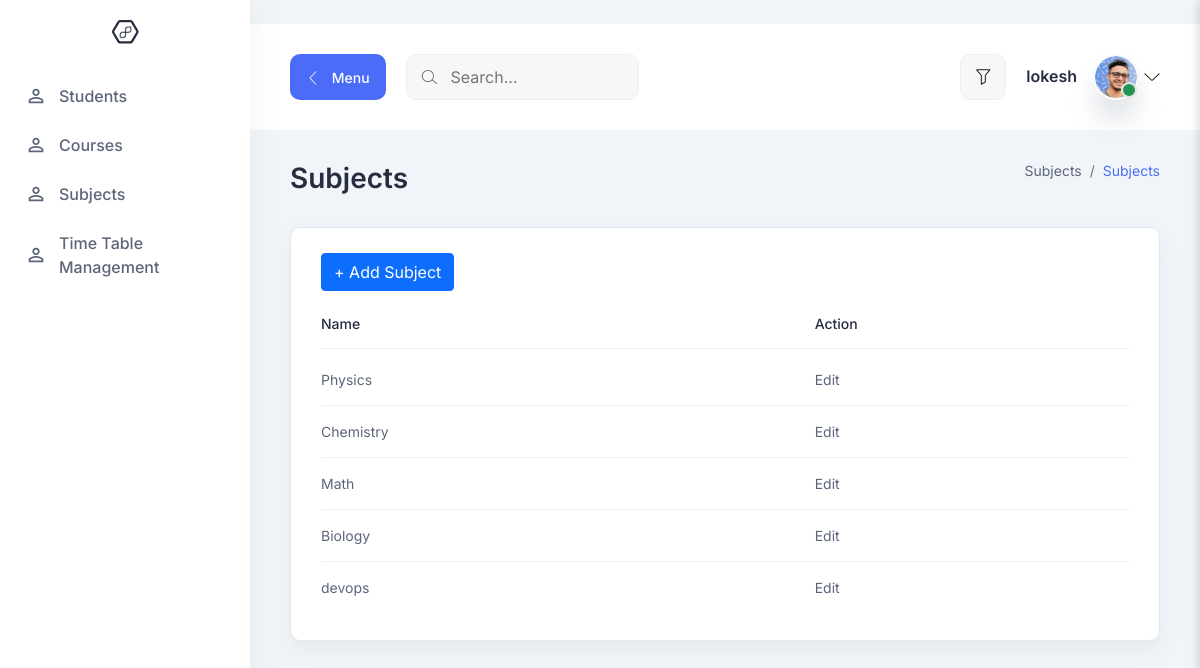
The app's page /all-subjects (signed in) with its own data.
### src/models.py (models this page shows, shortened)
class subject(models.Model):
    subject_name = models.CharField(max_length=100)

### src/views.py (the view)
# urls.py: path('all-subjects', all_subject, name='all-subjects'),
@login_required(login_url='teacher-login')
def all_subject(request):
    get_subjects = subject.objects.all()
    return render(request, 'subjects.html', {'subjects': get_subjects})

### src/templates/subjects.html
{% extends 'base.html' %}
{% block content %}
<section class="table-components">
    <div class="container-fluid">
      <div class="title-wrapper pt-30">
        <div class="row align-items-center">
          <div class="col-md-6">
            <div class="title mb-30">
              <h2>Subjects</h2>
            </div>
          </div>
          <div class="col-md-6">
            <div class="breadcrumb-wrapper mb-30">
              <nav aria-label="breadcrumb">
                <ol class="breadcrumb">
                  <li class="breadcrumb-item">
                    <a href="#0">Subjects</a>
                  </li>
                  <li class="breadcrumb-item active" aria-current="page">
                    Subjects
                  </li>
                </ol>
              </nav>
            </div>
          </div>
        </div>
      </div>
      <div class="tables-wrapper">
        <div class="row">
          <div class="col-lg-12">
            <div class="card-style mb-30">
              <h6 class="mb-10">
                   <a class="btn btn-primary"  href="/add-subjects" role="button">+ Add Subject</a>
            </h6>
              <div class="table-responsive">
                <table class="table">
                  <thead>
                    <tr>
                      <th><h6>Name</h6></th>
                        <th><h6>Action</h6></th>
                    </tr>
                  </thead>
                  <tbody>
                    {% for s in  subjects %}
                    <tr>
                        <td><p>{{ s.subject_name }}</p></td>
                        <td><p>
                            <a href="/update-subject/{{s.id}}">Edit</a>
                        </p></td>
                    </tr>
                {% endfor %}
                  </tbody>
                </table>
              </div>
            </div>
          </div>
        </div>
      </div>
    </div>
  </section>
{% endblock %}

### src/templates/base.html (shortened to what this page needs)
{% load static %}web/
<!DOCTYPE html>
<html lang="en">
  <head>
    <link rel="stylesheet" href="{% static  'web/assets/css/bootstrap.min.css' %}" />
    <link rel="stylesheet" href="{% static  'web/assets/css/LineIcons.css' %}" />
    <link rel="stylesheet" href="{% static  'web/assets/css/quill/bubble.css' %}" />
    <link rel="stylesheet" href="{% static  'web/assets/css/quill/snow.css' %}" />
    <link rel="stylesheet" href="{% static  'web/assets/css/fullcalendar.css' %}" />
    <link rel="stylesheet" href="{% static  'web/assets/css/morris.css' %}" />
    <link rel="stylesheet" href="{% static  'web/assets/css/vanilla-dataTables.min.css' %}" />
    <link rel="stylesheet" href="{% static  'web/assets/css/main.css' %}" />
  </head>
  <body>
    <aside class="sidebar-nav-wrapper">
      <div class="navbar-logo">
        <a href="/">
          <img src="{% static  'web/assets/images/logo/logo-2.svg' %}" alt="logo" />
        </a>
      </div>
      <nav class="sidebar-nav">
        <ul>
          <li class="nav-item">
            <a href="/all-students">
              <span class="icon">
              </span>
              <span class="text">
               Students
              </span>
            </a>
          </li>
          <li class="nav-item">
            <a href="/all-courses">
              <span class="icon">
              </span>
              <span class="text">
                Courses
              </span>
            </a>
          </li>
          <li class="nav-item">
            <a href="/all-subjects">
              <span class="icon">
              </span>
              <span class="text">
                Subjects
              </span>
            </a>
          </li>
          <li class="nav-item">
            <a href="/all-timetable_management">
              <span class="icon">
              </span>
              <span class="text">
                Time Table Management
              </span>
            </a>
          </li>
        </ul>
      </nav>
    </aside>
    <main class="main-wrapper">
      <header class="header">
        <div class="container-fluid">
          <div class="row">
            <div class="col-lg-5 col-md-5 col-6">
              <div class="header-left d-flex align-items-center">
                <div class="menu-toggle-btn mr-20">
                  <button
                    id="menu-toggle"
                    class="main-btn primary-btn btn-hover"
                  >
                    <i class="lni lni-chevron-left me-2"></i> Menu
                  </button>
                </div>
                <div class="header-search d-none d-md-flex">
                  <form action="#">
                    <input type="text" placeholder="Search..." />
                    <button><i class="lni lni-search-alt"></i></button>
                  </form>
                </div>
              </div>
            </div>
            <div class="col-lg-7 col-md-7 col-6">
              <div class="header-right">
                <div class="filter-box ml-15 d-none d-md-flex">
                  <button class="" type="button" id="filter">
                    <i class="lni lni-funnel"></i>
                  </button>
                </div>
                <div class="profile-box ml-15">
                  <button
                    class="dropdown-toggle bg-transparent border-0"
                    type="button"
                    id="profile"
                    data-bs-toggle="dropdown"
                    aria-expanded="false"
                  >
                    <div class="profile-info">
                      <div class="info">
                        <h6>{{request.user}}</h6>
                        <div class="image">
                          <img
                            src="{% static 'web/assets/images/profile/profile-1.png' %}"
                            alt=""
                          />
                          <span class="status"></span>
                        </div>
                      </div>
                    </div>
                    <i class="lni lni-chevron-down"></i>
                  </button>
                </div>
              </div>
            </div>
          </div>
        </div>
      </header>
      {% block content %}
      {% endblock content %}
    </main>
  </body>
</html>

### static/web/assets/css/fullcalendar.css (style rules this page uses)
:root { --fc-daygrid-event-dot-width: 8px; }
:root { --fc-list-event-dot-width: 10px; --fc-list-event-hover-bg-color: #f5f5f5; }

### records on screen
subject: subject_name "Physics"
subject: subject_name "Chemistry"
subject: subject_name "Math"
subject: subject_name "Biology"
subject: subject_name "devops"

### other values on screen
{{ request.user }} "lokesh"
